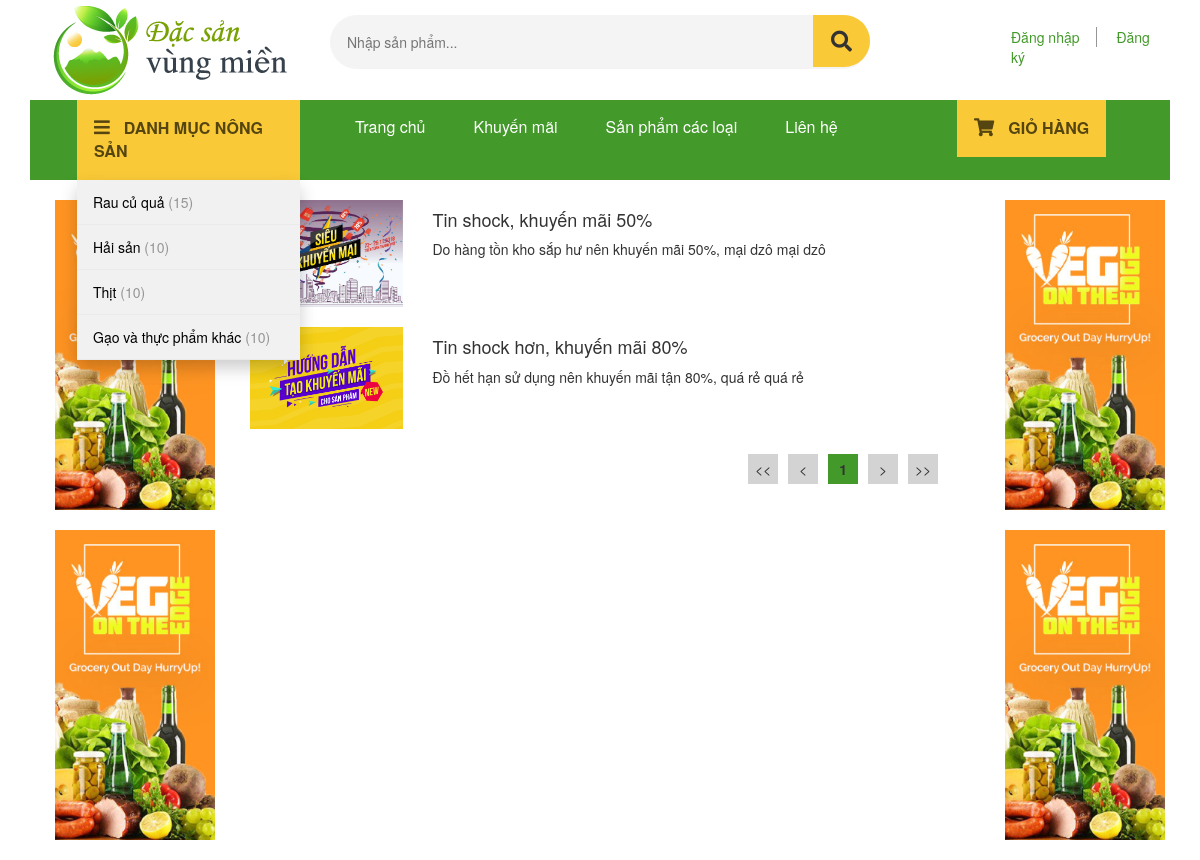
Page /news.php on the committed database.
### tables this page shows
CREATE TABLE `categories` (
  `cat_id` int(11) NOT NULL,
  `cat_title` varchar(255) NOT NULL
);

CREATE TABLE `news` (
  `news_id` int(10) NOT NULL,
  `news_title` text NOT NULL,
  `short_desc` text NOT NULL,
  `image` varchar(255) NOT NULL,
  `page` varchar(255) NOT NULL
);

### resource/functions.php (called while the page is built, shortened)
<?php
function query($sql) {
    global $connection;
    return mysqli_query($connection, $sql);
}
function fetch_array($result){
    return mysqli_fetch_array($result);
}
function update_param($key, $value){
    $params           = array_merge($_GET, array($key => $value));
    $new_query_string = http_build_query($params);
    return $new_query_string;
}
function getMaxPage($queryString, $numberOfItemPerPage){
    $query = query($queryString);
    $maxPage = ceil(mysqli_num_rows($query)/$numberOfItemPerPage);
    return $maxPage;
}
?>

### public/news.php (the view, shortened to what this page needs)
<?php include(TEMPLATE_FRONT . DS . "header.php") ?>
<div class="container-horizontal">
    <div class="col-md-2">
        <div class="vertical-ad-banner">
            <img src="images/banner-3.jpg">
        </div>
    </div>
    <div class="col-md-8">
        <div class="news-list">
        <?php
            $numberOfItemPerPage = 5;
            $currentPage = isset($_GET['page']) ? escape_string($_GET['page']) : 1;
            $showProductFrom = ($currentPage-1)*$numberOfItemPerPage;
            $queryStringAll = "SELECT * FROM news";
            $maxPage = getMaxPage($queryStringAll, $numberOfItemPerPage);
            $queryStringShowing = $queryStringAll." limit $showProductFrom, $numberOfItemPerPage";
            $query = query($queryStringShowing);
            while($row = fetch_array($query)):
                $newsID = $row['news_id'];
                $title = $row['news_title'];
                $shortDesc = $row['short_desc'];
                $image = $row['image'];
                $page = $row['page'];
        ?>
                <div class="news-element">
                    <a href="news/<?php echo $page.'?id='.$newsID?>">
                        <div class="container-horizontal">
                            <div class="col-md-3">
                                <img class="thumbnail-img" src="images/News_Thumbnail/<?php echo $image?>">
                            </div>
                            <div class="col-md-9">
                                <h4 class="news-title"><?php echo $title?></h4>
                                <p class="news-short-desc"><?php echo $shortDesc?></p>
                            </div>
                        </div>
                    </a>
                </div>
        <?php
            endwhile;
        ?>
        </div>
        <div class="pages">
            <a href="?<?php echo update_param('page',1) ?>"><div class="page-buttons"><div class="overlay">&lt;&lt;</div></div></a>
            <a href="?<?php echo update_param('page',($currentPage>1)?$currentPage-1:1) ?>"><div class="page-buttons"><div class="overlay">&lt;</div></div></a>
            <a href=""><div class="page-buttons current-page-buttons"><div class="overlay"><?php echo $currentPage ?></div></div></a>
            <a href="?<?php echo update_param('page',($currentPage<$maxPage)?$currentPage+1:$maxPage) ?>"><div class="page-buttons"><div class="overlay">&gt;</div></div></a>
            <a href="?<?php echo update_param('page',$maxPage) ?>"><div class="page-buttons"><div class="overlay">&gt;&gt;</div></div></a>
        </div>
    </div>
    <div class="col-md-2">
        <div class="vertical-ad-banner">
            <img src="images/banner-3.jpg">
            <img src="images/banner-3.jpg">
        </div>
    </div>
</div>

### resource/templates/front/header.php (shortened to what this page needs)
<!DOCTYPE html>
<html lang="en">
<head>
    <link href="//maxcdn.bootstrapcdn.com/bootstrap/3.3.0/css/bootstrap.min.css"
    rel="stylesheet" id="bootstrap-css">
    <link rel="stylesheet" href="https://pro.fontawesome.com/releases/v5.10.0/css/all.css"
/>
    <link href="css/shop-homepage.css" rel="stylesheet">
    <link href="css/style.css" rel="stylesheet">
    <link href="css/homepage.css" rel="stylesheet">
</head>
<body>
    <div class="container-fluid">
        <div class="container">
              <div class="_header">
                <div class="row">
                    <div class="col-md-3 site-branding">
                        <a href="index.php">
                          <img src="images/logo.png" alt="Logo">
                        </a>
                    </div>
                    <div class="col-md-6 site-search">
                        <form method="GET" action="">
                            <input type="search" id="product-search-field" class="search-field" placeholder="Nhập sản phẩm...">
                            <button type="submit" value="search"><i class="fas fa-search"></i></button>
                        </form>
                    </div>
                    <div class="col-md-3 sign-in">
                      <a href="" class="sign-up-1">Đăng nhập</a>
                      <a href="" class="sign-up-2">Đăng ký</a>
                    </div>
                </div>
              </div>
              <nav class="container-fluid navbar-expand-lg navbar-light">
                <div class="row">
                    <div class="col-md-3">
                        <div class="dropdown">
                            <div class="dropbtn"><span><i class="fas fa-bars"></i></span>DANH MỤC NÔNG SẢN</div>
                            <div class="dropdown-content">
                            <?php
                                $queryString = "SELECT product_category_id, cat_title, cat_id, COUNT(product_id) AS total FROM products JOIN categories
                                ON categories.cat_id = products.product_category_id GROUP BY product_category_id ";
                                $query = query($queryString);
                                while($row = fetch_array($query)):
                                    $total = $row['total'];
                                    $categoryName = $row['cat_title'];
                                    $categoryID = $row['cat_id'];
                            ?>
                                <a href="category.php?cat=<?php echo $categoryID?>&page=1&filter=0"><?php echo $categoryName?> <span>(<?php echo $total?>)</span></a>
                                <?php endwhile ?>
                            </div>
                        </div>
                    </div>
                    <div class="col-md-6 navbar">
                        <a href="index.php">Trang chủ</a>
                        <a href="news.php">Khuyến mãi</a>
                        <a href="">Sản phẩm các loại</a>
                        <a href="">Liên hệ</a>
                    </div>
                    <div class="col-md-3 shopping-cart">
                        <button class="dropbtn"><span><i class="fas fa-shopping-cart"></i></span>GIỎ HÀNG</button>
                    </div>
                </div>
            </nav>

### public/css/style.css (style rules this page uses)
* { margin: 0; padding: 0; box-sizing: border-box; color: #333333; }
.container-horizontal { width: 100%; display: flex; }
.pages { margin-right: 3%; display: flex; justify-content: flex-end; }
.pages .page-buttons { width: 30px; height: 30px; margin: 5px; background-color: lightgray; line-height: 30px; text-align: center; }
.pages a { text-decoration: none; color: black; }
.overlay { width: 100%; height: 100%; background-color: rgba(0, 0, 0, 0); }
.pages .current-page-buttons { background-color: rgb(67, 153, 42); color: white; font-weight: bold; }
.vertical-ad-banner { width: 100%; margin: 10px; }
.vertical-ad-banner img { padding: 10px 0; width: 100%; }
.thumbnail-img { width: 100%; }
.news-element { margin: 20px 0; }

### public/css/homepage.css (style rules this page uses)
* { margin: 0; padding: 0; box-sizing: border-box; }
body { font-size: 14px; color: #333333; }
.container-fluid { padding-left: 0; padding-right: 0; }
.container { width: 95%; margin-left: auto; margin-right: auto; padding-left: 0; padding-right: 0; }
._header { margin-bottom: 0; }
.site-search { position: relative; padding-top: 1.1em; line-height: 1; }
.site-search form input { background: rgb(244, 244, 244); border-radius: 30px; border: 1px solid rgba(0, 0, 0, 0); padding: 16px; width: 100%; }
.site-search form button { position: absolute; height: 75%; background-color: #F9C937; border: none; font-size: 1.5em; color: #554510; width: 10%; border-top-right-radius: 30px; border-bottom-right-radius: 30px; transform: translateX(-100%); }
.sign-in { position: relative; padding-left: 9em; padding-top: 1.1em; margin-top: 1%; }
.sign-up-1 { border-right: 1px solid rgb(150, 150, 150); padding-right: 16px; color: #43992A; }
.sign-up-2 { padding-left: 16px; color: #43992A; }
.navbar { margin-bottom: 0; height: 4em; border-radius: 0; }
.row { margin-left: 0; margin-right: 0; }
.dropbtn { background-color: #f9c937; color: #554510; padding: 17px; font-size: 16px; border: none; font-weight: 600; }
.dropdown { position: relative; display: inline-block; margin-left: 32px; }
.dropdown-content { position: absolute; background-color: #f1f1f1; min-width: 100%; box-shadow: 0px 8px 16px 0px rgba(0, 0, 0, 0.2); z-index: 1; }
.dropdown-content a { color: black; padding: 12px 16px; text-decoration: none; display: block; border-bottom: solid 1px #ebebeb; }
.fa-bars { font-size: 18px; font-weight: 700; margin-right: 14px; color: #554510; }
.dropdown-content span { color: #969696; font-weight: 500; }
.navbar-expand-lg { background-color: #43992A; }
.navbar a { float: left; font-size: 16px; color: white; text-align: left; text-decoration: none; margin: 15px 24px 0 24px; }
.fa-shopping-cart { font-size: 18px; font-weight: 700; margin-right: 14px; color: #554510; }
.shopping-cart { padding-left: 72px; }

### rows in the picture
categories: cat_title "Rau củ quả", total "15"
categories: cat_title "Hải sản", total "10"
categories: cat_title "Thịt", total "10"
categories: cat_title "Gạo và thực phẩm khác", total "10"
news: image (picture), news_title "Tin shock, khuyến mãi 50%", short_desc "Do hàng tồn kho sắp hư nên khuyến mãi 50%, mại dzô mại dzô"
news: image (picture), news_title "Tin shock hơn, khuyến mãi 80%", short_desc "Đồ hết hạn sử dụng nên khuyến mãi tận 80%, quá rẻ quá rẻ"

### other values in the picture
$currentPage "1"
